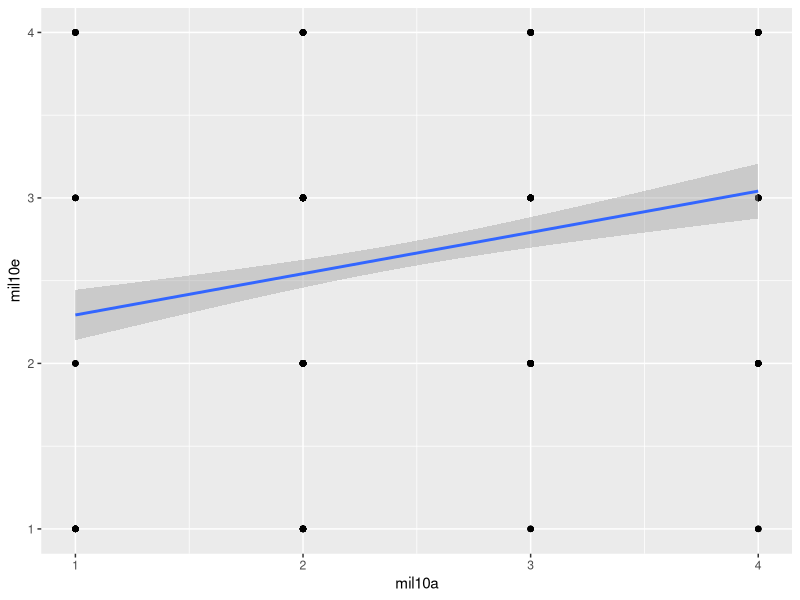

This figure's R source:
## ---- chunk 1
knitr::opts_chunk$set(echo = T, message=F, warning=F, error=F, 
                      comment=NA, cache=T, R.options=list(width=220), 
                      fig.align='center', out.width='75%', fig.asp=.75)
Sys.setenv(TZ='GMT')
library(ggplot2)
library(haven)
CL_LAPOP_2021 <- read_dta("CL_LAPOP_2021.dta")

ggplot (CL_LAPOP_2021, aes(x= mil10a, y= mil10e)) + 
  geom_point()+
  geom_smooth(method=lm)

